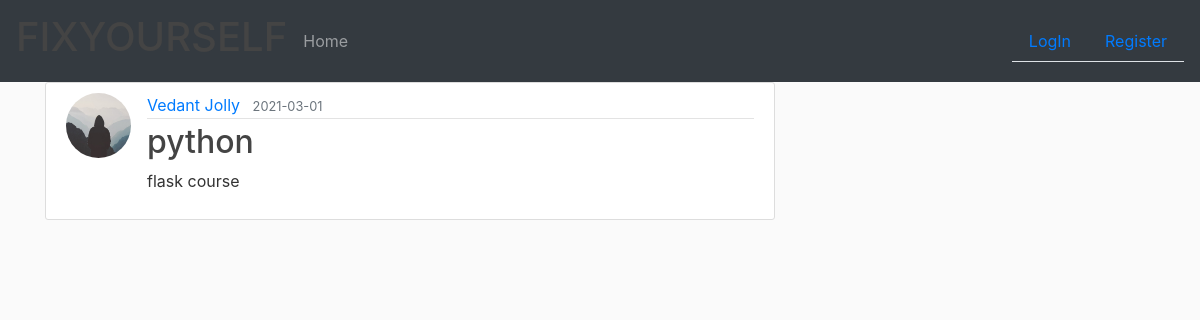
Page /question/2 on the committed database.
### website/models.py (models this page shows, shortened)
class User(db.Model, UserMixin):
    id = db.Column(db.Integer, primary_key=True)
    name = db.Column(db.String(20), nullable=False)
    email = db.Column(db.String(120), unique=True, nullable=False)
    image_file = db.Column(db.String(20), nullable=False, default='default.jpg')
    password = db.Column(db.String(60), nullable=False)
    posts = db.relationship('Post', backref='author', lazy=True)
    feedbacks = db.relationship('Feedback', backref='customer', lazy=True)
    questions = db.relationship('Question', backref='author', lazy=True)

class Question(db.Model):
    __searchable__ = ['title', 'content']
    id = db.Column(db.Integer, primary_key=True)
    title = db.Column(db.String(256), nullable=False)
    date_posted = db.Column(db.DateTime, nullable=False, default=datetime.utcnow)
    content = db.Column(db.Text, nullable=False)
    user_id = db.Column(db.Integer, db.ForeignKey('user.id'), nullable=False)
    answers = db.relationship('Answer', backref='answer', lazy=True)

### website/routes.py (the view)
@app.route("/question/<int:question_id>")
def question(question_id):
    question = Question.query.get_or_404(question_id)
    return render_template('question.html', title=question.title, post=question, emails=emails)

### website/templates/question.html (shortened to what this page needs)
{% extends 'layout.html' %}
{% block content %}
  <article class="media content-section">
    <img class="rounded-circle article-img" src="{{ url_for('static',filename = 'profile_pics/' + post.author.image_file) }}">
    <div class="media-body">
      <div class="article-metadata">
        <a class="mr-2" href="{{ url_for('user_questions',username=post.author.name) }}">{{ post.author.name }}</a>
        <small class="text-muted">{{ post.date_posted.strftime("%Y-%m-%d") }}</small>
      </div>
      <h2 class="article-title">{{ post.title }}</h2>
      <p class="article-content">{{ post.content }}</p>
    </div>
  </article>
{% endblock content %}

### website/static/main.css (style rules this page uses)
body { background: #fafafa; color: #333333; }
h1, h2, h3, h4, h5, h6 { color: #444444; }
.content-section { background: #ffffff; padding: 10px 20px; border: 1px solid #dddddd; border-radius: 3px; margin-bottom: 20px; }
.article-title { color: #444444; }
.article-content { white-space: pre-line; }
.article-img { height: 65px; width: 65px; margin-right: 16px; }
.article-metadata { padding-bottom: 1px; margin-bottom: 4px; border-bottom: 1px solid #e3e3e3 }

### rows in the picture
User: image_file (placeholder picture), author.name "Vedant Jolly"
Question: date_posted "2021-03-01", title "python", content "flask course"
